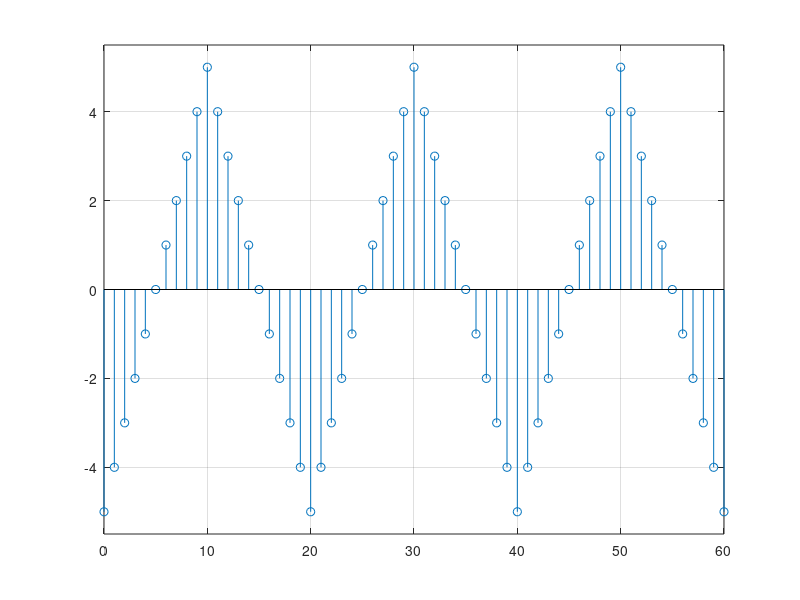

MATLAB code for this plot:
%Una señal diente de sierra, amplitud 5 Volts y frecuencia fundamental 20Hz
%tiempo discreto
A=5;%amplitud
f=1/20;%frecuencia fundamental
Fs=10000;%frecuencia de muestreo
T=3*(1/f);%numero de periodos a graficar
width=0.5;%ancho
n=0:T;%tiempo de simulacion
x=A*sawtooth(2*pi*f*n,width);%generacion de la señal
stem(n,x),grid on,ylim([-5.5 5.5]) %grafica
